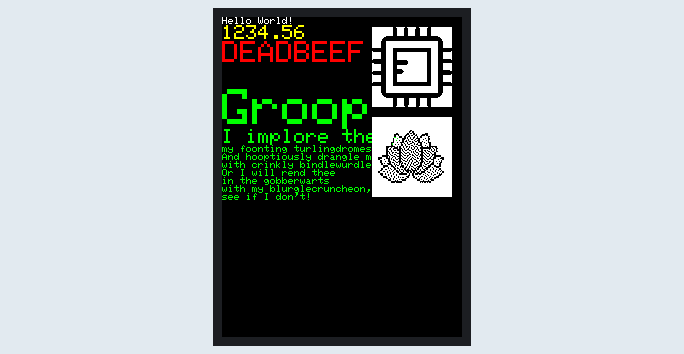
Simulated run of this program. Board: ESP32-S2. Parts: 240×320 colour display. WiFi joins after 1.5 s; servers stay silent unless stated; not simulated (calls return 0 or success): WifiCredentials.h; what the program prints to the serial monitor is not drawn.

Above: at 5.9 s.
At 7.1 s:
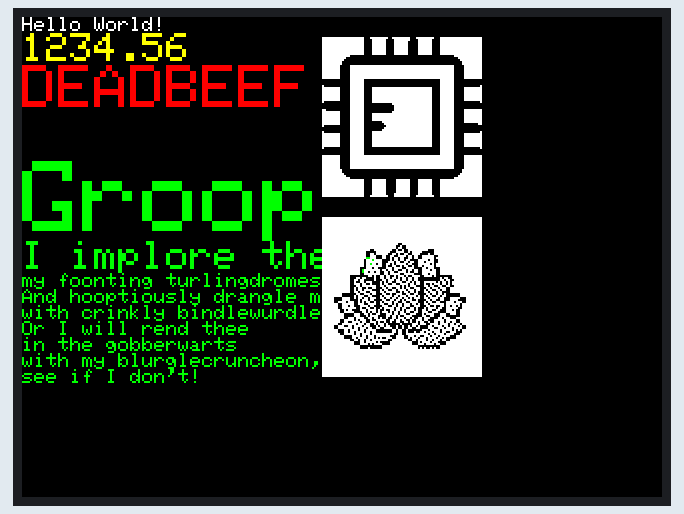

Measured:
- what the display in image 0 shows lasts 1.0 s, from 5.9 s to 6.9 s

The program:

main.cpp
```cpp
#include "SPI.h"
#include "Adafruit_GFX.h"
#include "Adafruit_ILI9341.h"
#include <WiFi.h>
#include "WifiCredentials.h"

// For the Adafruit shield, these are the default.
#define TFT_DC    6      // GPIO6
#define TFT_CS    5      // GPIO5

#define TFT_CLK   36     // GPIO36 (SCK)
#define TFT_MISO  37     // GPIO37 (MISO)
#define TFT_MOSI  35     // GPIO35 (MOSI)

#define TFT_RST   -1     // Connected to ESP32 RESET


// Hardware SPI Constructor for ESP32-S2
// Note: We leave out MOSI, MISO, and CLK because the library
// will automatically find the ESP32-S2's native SPI pins.
// The '-1' tells the software there is no physical wire on the RST pin.
Adafruit_ILI9341 tft(TFT_CS, TFT_DC);

extern uint8_t epd_bitmap_cpu[];
extern uint8_t epd_bitmap_flower[];

const char* ssid = SSID;
const char* password = PASSWORD;

// Forward declarations for benchmark/test functions
unsigned long testFillScreen();
unsigned long testText();

void setup() {
  Serial.begin(9600);

  WiFi.mode(WIFI_STA);
  WiFi.begin(ssid, password);

  // Wait for connection
  while (WiFi.status() != WL_CONNECTED) {
    Serial.print("Connecting to ");
    Serial.println(ssid);

    delay(500);
    Serial.print(".");
  }

  Serial.println("\nWiFi connected.");
  Serial.println("IP address: ");
  Serial.println(WiFi.localIP());

  tft.begin();

  // read diagnostics (optional but can help debug problems)
  uint8_t x = tft.readcommand8(ILI9341_RDMODE);
  Serial.print("Display Power Mode: 0x"); Serial.println(x, HEX);
  x = tft.readcommand8(ILI9341_RDMADCTL);
  Serial.print("MADCTL Mode: 0x"); Serial.println(x, HEX);
  x = tft.readcommand8(ILI9341_RDPIXFMT);
  Serial.print("Pixel Format: 0x"); Serial.println(x, HEX);
  x = tft.readcommand8(ILI9341_RDIMGFMT);
  Serial.print("Image Format: 0x"); Serial.println(x, HEX);
  x = tft.readcommand8(ILI9341_RDSELFDIAG);
  Serial.print("Self Diagnostic: 0x"); Serial.println(x, HEX);

  Serial.println(F("Benchmark                Time (microseconds)"));
  delay(10);
  Serial.print(F("Screen fill              "));
  Serial.println(testFillScreen());
  delay(500);

  Serial.print(F("Text                     "));
  Serial.println(testText());
  delay(3000);

}


void loop(void) {
  for(uint8_t rotation=0; rotation<4; rotation++) {
    tft.setRotation(rotation);
    testText();
    delay(1000);
  }
}

unsigned long testFillScreen() {
  unsigned long start = micros();
  tft.fillScreen(ILI9341_BLACK);
  yield();
  tft.fillScreen(ILI9341_RED);
  yield();
  tft.fillScreen(ILI9341_GREEN);
  yield();
  tft.fillScreen(ILI9341_BLUE);
  yield();
  tft.fillScreen(ILI9341_BLACK);
  yield();
  return micros() - start;
}

unsigned long testText() {
  tft.fillScreen(ILI9341_BLACK);
  unsigned long start = micros();
  tft.setCursor(0, 0);
  tft.setTextColor(ILI9341_WHITE);  tft.setTextSize(1);
  tft.println("Hello World!");
  tft.setTextColor(ILI9341_YELLOW); tft.setTextSize(2);
  tft.println(1234.56);
  tft.setTextColor(ILI9341_RED);    tft.setTextSize(3);
  tft.println(0xDEADBEEF, HEX);
  tft.println();
  tft.setTextColor(ILI9341_GREEN);
  tft.setTextSize(5);
  tft.println("Groop");
  tft.setTextSize(2);
  tft.println("I implore thee,");
  tft.setTextSize(1);
  tft.println("my foonting turlingdromes.");
  tft.println("And hooptiously drangle me");
  tft.println("with crinkly bindlewurdles,");
  tft.println("Or I will rend thee");
  tft.println("in the gobberwarts");
  tft.println("with my blurglecruncheon,");
  tft.println("see if I don't!");
  tft.drawBitmap(150, 10, epd_bitmap_cpu, 80, 80, ILI9341_WHITE);
  tft.drawBitmap(150, 100, epd_bitmap_flower, 80, 80, ILI9341_WHITE);
  return micros() - start;
}
```

Source omitted: graphics.c (data table, 10379 bytes)
